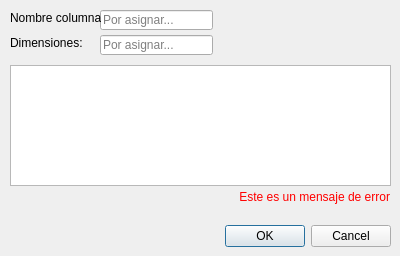
<?xml version="1.0" encoding="UTF-8"?>
<ui version="4.0">
 <class>ColQueryChild</class>
 <widget class="QDialog" name="ColQueryChild">
  <property name="geometry">
   <rect>
    <x>0</x>
    <y>0</y>
    <width>400</width>
    <height>256</height>
   </rect>
  </property>
  <property name="windowTitle">
   <string>Columna query</string>
  </property>
  <property name="windowIcon">
   <iconset>
    <normaloff>ecp.jpg</normaloff>ecp.jpg</iconset>
  </property>
  <widget class="QDialogButtonBox" name="btnBox">
   <property name="geometry">
    <rect>
     <x>50</x>
     <y>220</y>
     <width>341</width>
     <height>32</height>
    </rect>
   </property>
   <property name="orientation">
    <enum>Qt::Horizontal</enum>
   </property>
   <property name="standardButtons">
    <set>QDialogButtonBox::Cancel|QDialogButtonBox::Ok</set>
   </property>
  </widget>
  <widget class="QLineEdit" name="txtNombre">
   <property name="enabled">
    <bool>true</bool>
   </property>
   <property name="geometry">
    <rect>
     <x>100</x>
     <y>10</y>
     <width>113</width>
     <height>20</height>
    </rect>
   </property>
   <property name="readOnly">
    <bool>false</bool>
   </property>
   <property name="placeholderText">
    <string>Por asignar...</string>
   </property>
  </widget>
  <widget class="QLabel" name="label_3">
   <property name="geometry">
    <rect>
     <x>10</x>
     <y>10</y>
     <width>91</width>
     <height>16</height>
    </rect>
   </property>
   <property name="text">
    <string>Nombre columna: </string>
   </property>
  </widget>
  <widget class="QTextEdit" name="txtSql">
   <property name="geometry">
    <rect>
     <x>10</x>
     <y>65</y>
     <width>381</width>
     <height>121</height>
    </rect>
   </property>
  </widget>
  <widget class="QLineEdit" name="txtDimensiones">
   <property name="enabled">
    <bool>true</bool>
   </property>
   <property name="geometry">
    <rect>
     <x>100</x>
     <y>35</y>
     <width>113</width>
     <height>20</height>
    </rect>
   </property>
   <property name="readOnly">
    <bool>false</bool>
   </property>
   <property name="placeholderText">
    <string>Por asignar...</string>
   </property>
  </widget>
  <widget class="QLabel" name="label_4">
   <property name="geometry">
    <rect>
     <x>10</x>
     <y>35</y>
     <width>91</width>
     <height>16</height>
    </rect>
   </property>
   <property name="text">
    <string>Dimensiones: </string>
   </property>
  </widget>
  <widget class="QLabel" name="lblDimensiones">
   <property name="geometry">
    <rect>
     <x>9</x>
     <y>190</y>
     <width>381</width>
     <height>41</height>
    </rect>
   </property>
   <property name="palette">
    <palette>
     <active>
      <colorrole role="WindowText">
       <brush brushstyle="SolidPattern">
        <color alpha="255">
         <red>255</red>
         <green>0</green>
         <blue>0</blue>
        </color>
       </brush>
      </colorrole>
      <colorrole role="Text">
       <brush brushstyle="SolidPattern">
        <color alpha="255">
         <red>255</red>
         <green>0</green>
         <blue>0</blue>
        </color>
       </brush>
      </colorrole>
     </active>
     <inactive>
      <colorrole role="WindowText">
       <brush brushstyle="SolidPattern">
        <color alpha="255">
         <red>255</red>
         <green>0</green>
         <blue>0</blue>
        </color>
       </brush>
      </colorrole>
      <colorrole role="Text">
       <brush brushstyle="SolidPattern">
        <color alpha="255">
         <red>255</red>
         <green>0</green>
         <blue>0</blue>
        </color>
       </brush>
      </colorrole>
     </inactive>
     <disabled>
      <colorrole role="WindowText">
       <brush brushstyle="SolidPattern">
        <color alpha="255">
         <red>120</red>
         <green>120</green>
         <blue>120</blue>
        </color>
       </brush>
      </colorrole>
      <colorrole role="Text">
       <brush brushstyle="SolidPattern">
        <color alpha="255">
         <red>120</red>
         <green>120</green>
         <blue>120</blue>
        </color>
       </brush>
      </colorrole>
     </disabled>
    </palette>
   </property>
   <property name="layoutDirection">
    <enum>Qt::LeftToRight</enum>
   </property>
   <property name="text">
    <string>Este es un mensaje de error</string>
   </property>
   <property name="textFormat">
    <enum>Qt::RichText</enum>
   </property>
   <property name="alignment">
    <set>Qt::AlignRight|Qt::AlignTop|Qt::AlignTrailing</set>
   </property>
  </widget>
 </widget>
 <resources/>
 <connections>
  <connection>
   <sender>btnBox</sender>
   <signal>rejected()</signal>
   <receiver>ColQueryChild</receiver>
   <slot>reject()</slot>
   <hints>
    <hint type="sourcelabel">
     <x>316</x>
     <y>260</y>
    </hint>
    <hint type="destinationlabel">
     <x>286</x>
     <y>274</y>
    </hint>
   </hints>
  </connection>
  <connection>
   <sender>btnBox</sender>
   <signal>accepted()</signal>
   <receiver>ColQueryChild</receiver>
   <slot>accept()</slot>
   <hints>
    <hint type="sourcelabel">
     <x>248</x>
     <y>254</y>
    </hint>
    <hint type="destinationlabel">
     <x>157</x>
     <y>274</y>
    </hint>
   </hints>
  </connection>
 </connections>
</ui>
